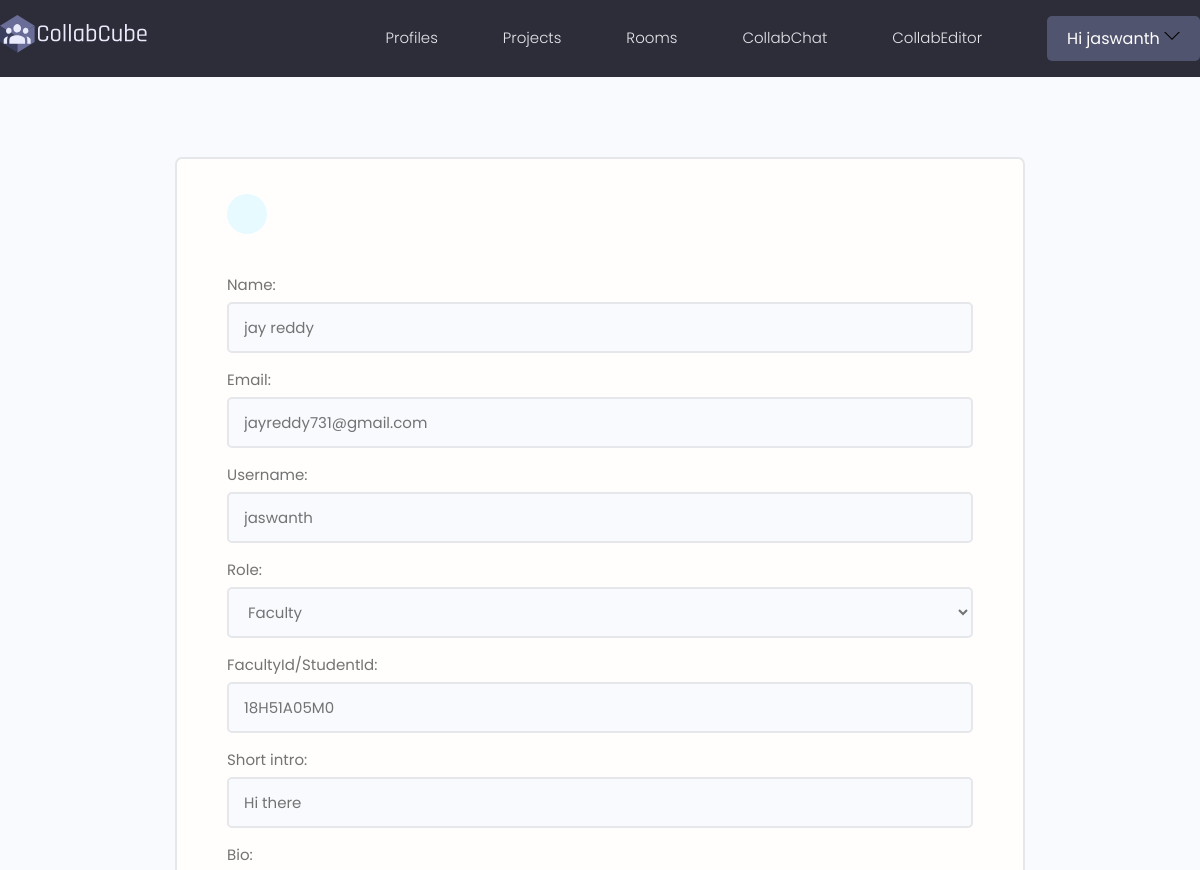
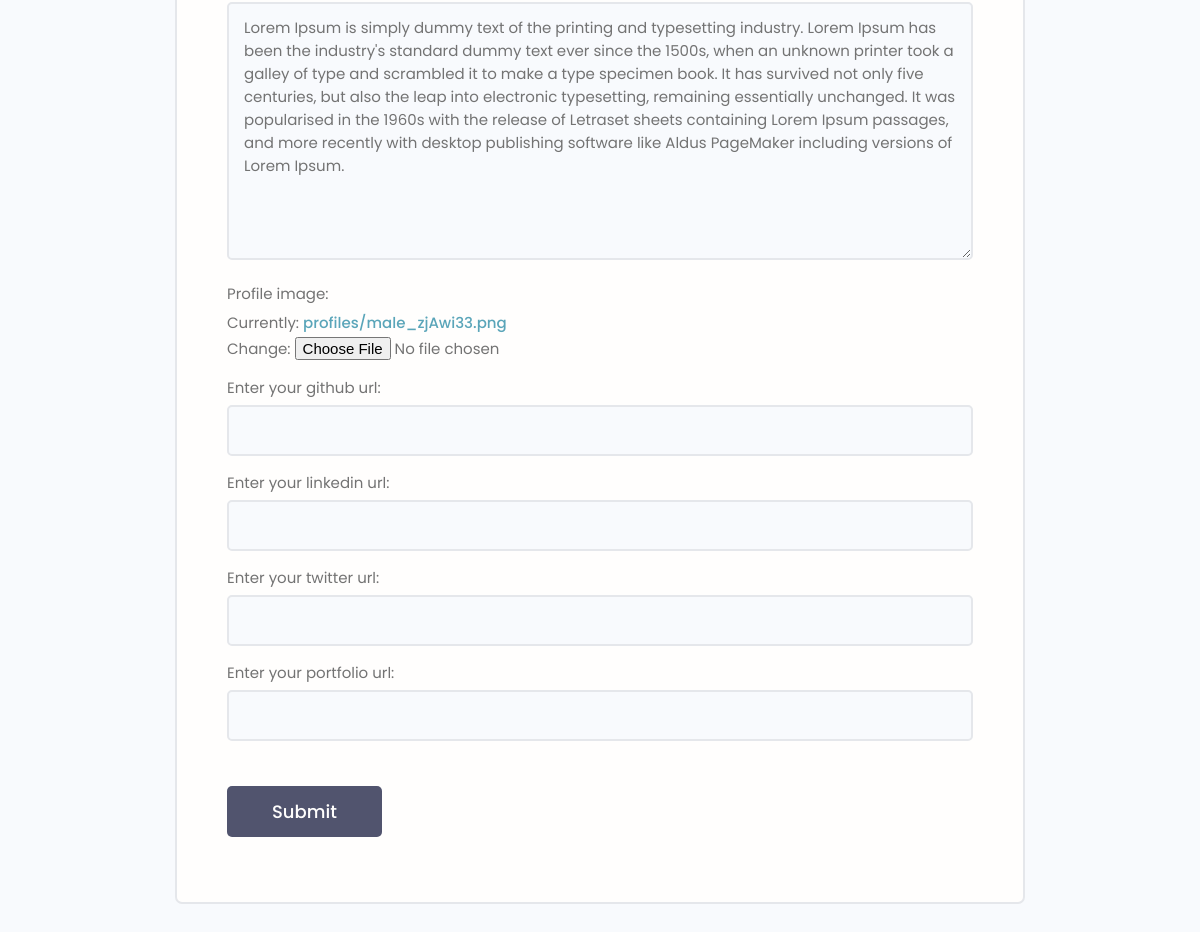
The page /edit-account/ (signed in) on the database its author committed (2 pictures, top to bottom).
### users/models.py (models this page shows, shortened)
class Profile(models.Model):
    user = models.OneToOneField(User, on_delete= models.CASCADE, null=True,blank= True)
    name = models.CharField(max_length=200,null=True)
    email = models.EmailField(unique=True,max_length=300,null=True)
    username = models.CharField(max_length=200,unique=True,null=True)
    ROLE_TYPE =(
        ('faculty','Faculty'),
        ('student','Student')
    )
    role = models.CharField(max_length=200,choices=ROLE_TYPE,null=True)
    facultyid_or_studentid = models.CharField(max_length=200,unique=True,null=True)
    short_intro = models.CharField(max_length=200,null=True)
    bio = models.TextField(blank=True, null = True)
    profile_image= models.ImageField(default= 'profiles/male.png',null=True, upload_to ='profiles/')
    social_github = models.CharField(max_length=200,null=True,blank=True)
    social_linkedin = models.CharField(max_length=200,null=True,blank=True)
    social_website = models.CharField(max_length=200,null=True,blank=True)
    social_twitter = models.CharField(max_length=200,null=True,blank=True)
    created = models.DateTimeField(auto_now_add=True)
    id = models.UUIDField(default=uuid.uuid4, unique=True, primary_key=True,editable=False)
    class Meta:
        ordering = ['-created']

### users/views.py (the view)
# urls.py: path('edit-account/', editAccount,name="edit-account"),
@login_required(login_url = 'login')
def editAccount(request):
    profile = request.user.profile
    form = ProfileForm(instance=profile)
    if request.method == 'POST':
        form = ProfileForm(request.POST,request.FILES,instance= profile)
        if form.is_valid():
            form.save()
            return redirect('account')
    context = {"form":form}
    return render(request, 'users/profile_form.html',context)

### users/forms.py
class ProfileForm(ModelForm):
    class Meta:
        model = Profile
        fields = ['name','email','username','role','facultyid_or_studentid','short_intro','bio','profile_image','social_github','social_linkedin','social_twitter','social_website']
        labels={
            'facultyid_or_studentid':'FacultyId/StudentId',
            'social_linkedin':'Enter your linkedin url',
            'social_github':'Enter your github url',
            'social_twitter':'Enter your twitter url',
            'social_website':'Enter your portfolio url',
        }
    def __init__(self, *args,**kwargs):
        super(ProfileForm, self).__init__(*args, **kwargs)
        for name, field in self.fields.items():
            field.widget.attrs.update({'class':'input'})

### users/templates/users/profile_form.html (shortened to what this page needs)
{% extends 'main.html' %}
{% block content%}
<main class="formPage my-xl">
    <div class="content-box">
        <div class="formWrapper">
            <a class="backButton" href="{% url 'account' %}"></a>
            <br>
            <form class="form" method="POST" action="{% url 'edit-account' %}" enctype="multipart/form-data">
                {% for field in form %}
                    <div class="form__field">
                        <label for="formInput#text">{{field.label}}:</label>
                        {{field}}
                    </div>
                {%endfor%}
                <input class="btn btn--sub btn--lg  my-md" type="submit" value="Submit" />
            </form>
        </div>
    </div>
</main>
{% endblock %}

### templates/navbar.html (shortened to what this page needs)
{%load static%}
<header class="header">
    <div class="container container--narrow">
      <a href="{% url 'profiles' %}" class="header__logo">
        <img src="{% static 'images/logo.svg' %}" alt="CollabCube Logo" />
      </a>
      <nav class="header__nav">
        <ul class="header__menu">
          {% if request.user.is_authenticated %}
          <li class="header__menuItem"><a href="{% url 'profiles' %}">Profiles</a></li>
          <li class="header__menuItem"><a href="{% url 'projects' %}">Projects</a></li>
          <li class="header__menuItem"><a href="{% url 'rooms' %}">Rooms</a></li>
          <li class="header__menuItem"><a href="{% url 'lobby' %}">CollabChat</a></li>
          <li class="header__menuItem"><a target="_blank" href="https://collabeditorr.herokuapp.com/" >CollabEditor</a></li>
          <li class="btn btn--sub">
            <div class="header__user1">
              <button class="dropdown-button1 " >Hi {{request.user.username}}
                <svg version="1.1" xmlns="http://www.w3.org/2000/svg" width="16" height="16" viewBox="0 0 32 32" >
                  <path d="M16 21l-13-13h-3l16 16 16-16h-3l-13 13z"></path>
                </svg>
              </button>
            </div>
          </li>
          {% endif%}
        </ul>
      </nav>
    </div>
  </header>

### static/styles/app.css (style rules this page uses)
:root { --color-sub: #2d2d39; }
.btn--sub { background-color: var(--color-sub-light); }
img { width: 100%; }
.content-box { width: 95%; max-width: 85rem; margin: 0 auto; }
.header { position: sticky; z-index: 111; background-color: var(--color-sub); padding: 1.5rem 0; }
.header > .container { display: flex; justify-content: space-between; align-items: center; width: 100%; }
.header__logo > img { height: 3.8rem; }
.header__nav > ul { display: inline-flex; align-items: center; list-style: none; gap: 6.5rem; }
.header__menuItem > a { color: var(--color-light); font-weight: 300; }
.backButton { background: var(--color-main-light); color: var(--color-main); width: 4rem; height: 4rem; display: flex; align-items: center; justify-content: center; border-radius: 50%; }
.formPage .formWrapper { list-style: none; background: var(--color-white); padding: 3.5rem 5rem; border: 2px solid var(--color-light); border-radius: 0.7rem; }
:root { --color-main1: #71c6dd; --color-main-light1: #e1f6fb; --color-dark1: #3f4156; --color-dark-medium1: #51546e; --color-dark-light1: #696d97; --color-light1: #e5e5e5; --color-gray1: #8b8b8b; --color-light-gray1: #b2bdbd; --color-bg1: #2d2d39; --color-success1: #5dd693; --color-error1: #fc4b0b; }
.header__logo1, .header__user1 { display: flex; gap: 2rem; align-items: center; }
.dropdown-button1 { background: transparent; border: 0; outline: 0; cursor: pointer; }

### static/uikit/styles/modules/_variables.css (style rules this page uses)
:root { --color-main: #5aa5b9; --color-main-light: #e6faff; --color-sub: #3f4156; --color-sub-light: #51546e; --color-sub-lighter: #ededfd; --color-text: #737373; --color-gray: #8b8b8b; --color-light: #e5e7eb; --color-light-gray: #767676; --color-bg: #f8fafd; --color-white: #fffefd; --color-white-light: #f3f3f3; --color-success: #359e64; --color-success-bg: #def8e8; --color-error: #fc4b0b; --color-error-bg: #fff2ee; --font-base: 'Poppins', arial, helvetica, 'Segoe UI', roboto, ubuntu, sans-serif; --font-monospace: 'Fira Code', 'Courier New', courier, monospace; --font-regular: 300; --font-medium: 500; --font-bold: 700; --generic-shadow: 1px 1px 5px #00000010; --generic-transition: all 0.3s ease-in-out; }

### static/uikit/styles/modules/_base.css (style rules this page uses)
* { margin: 0; padding: 0; box-sizing: border-box; text-rendering: optimizeLegibility; color: inherit; font-size: inherit; }
html { font-size: 50%; }
@media only screen and (min-width: 480px) { html { font-size: 56.25%; } }
@media only screen and (min-width: 1200px) { html { font-size: 62.5%; } }
body { line-height: 1.6; font-weight: 400; font-size: 1.5rem; color: var(--color-text); background-color: var(--color-bg); min-height: 100vh; }

### static/uikit/styles/modules/_typography.css (style rules this page uses)
* { font-family: var(--font-base); }
a { padding-bottom: 2px; text-decoration: none; display: inline-block; color: var(--color-main); font-weight: var(--font-medium); }

### static/uikit/styles/modules/_utilities.css (style rules this page uses)
.container { width: 92%; max-width: 165rem; margin: 0 auto; box-sizing: border-box; }
.container--narrow { width: 92%; max-width: 120rem; }
@media screen and (min-width: 1000px) { .container { width: 90%; } }
@media screen and (min-width: 1000px) { .container--narrow { width: 85%; } }
@media screen and (min-width: 1200px) { .container { width: 80%; } }
@media screen and (min-width: 1200px) { .container--narrow { width: 72%; } }
.my-md { margin: 3rem auto; }
.my-xl { margin: 8rem auto; }

### static/uikit/styles/modules/_button.css (style rules this page uses)
.btn { display: inline-block; position: relative; cursor: pointer; background-color: var(--color-light); font-weight: var(--font-medium); color: var(--color-sub); text-decoration: none; padding: 1rem 2rem; border-radius: 0.5rem; border: none; width: -webkit-fit-content; width: -moz-fit-content; width: fit-content; height: -webkit-fit-content; height: -moz-fit-content; height: fit-content; font-size: 1.6rem; outline-width: 0; outline-color: transparent; -webkit-backface-visibility: hidden; backface-visibility: hidden; transition: all 0.3s ease-in-out; }
.btn--sub { background-color: var(--color-sub); color: var(--color-white); }
.btn--lg { font-size: 1.8rem; padding: 1.2rem 4.5rem; }

### static/uikit/styles/modules/_form.css (style rules this page uses)
.form { display: block; }
.form__field { margin-top: 1.5rem; margin-bottom: 1.5rem; }
.form__label, .form__field > label { display: block; margin-bottom: 0.5rem; color: var(--color-text); }
input.input[type='text'], input.input[type='email'], input.input[type='password'], input.input[type='number'], select.input, textarea.input { min-width: 24rem; width: 100%; padding: 1.2rem 1.5rem; border-radius: 0.5rem; border: 2px solid var(--color-light); transition: all 0.3s ease-in-out; background-color: var(--color-bg); }

### rows shown on the page
Profile: form "jay reddy" "jayreddy731@gmail.com" "jaswanth" "Faculty" "18H51A05M0" "Hi there" "Lorem Ipsum is simply dummy text of the printing and typesetting industry. Lorem Ipsum has been the industry's standard dummy text ever since the 1500s, when an unknown printer took a galley of type and scrambled it to make a type specimen book. It has survived not only five centuries, but also the leap into electronic typesetting, remaining essentially unchanged. It was popularised in the 1960s with the release of Letraset sheets containing Lorem Ipsum passages, and more recently with desktop publishing software like Aldus PageMaker including versions of Lorem Ipsum."

### other values the page prints
{{ request.user.username }} "jaswanth"
{{ field.label }} "Name" "Email" "Username" "Role" "FacultyId/StudentId" "Short intro" "Bio" "Profile image" "Enter your github url" "Enter your linkedin url" "Enter your twitter url" "Enter your portfolio url"
